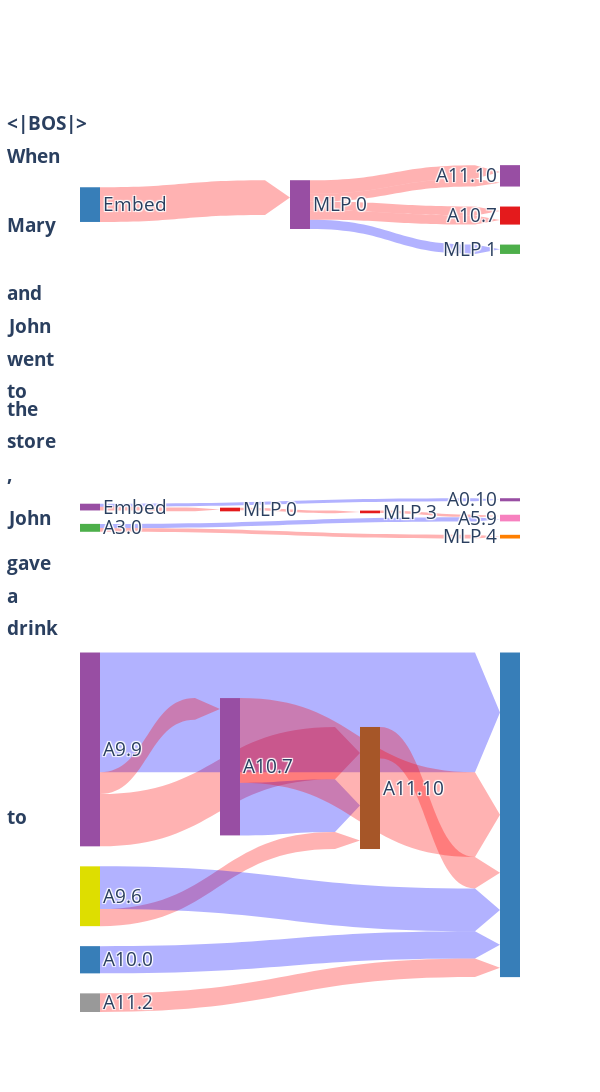

Source (notebook cell):
### Markdown cell above
# Tokenwise AutoCircuit algorithm

Now we extend the AutoCircuit algorithm to a tokenwise circuit ran on the IOI prompts. First make sure that our prompt dataset contains the sequence labels (`seq_labels`) for all tokens and their position (`word_idx`) in the prompt; see `data.ioi.ioi_vanilla_template_prompts`. Patching across differrent positions requires that our prompt is of fixed length and token positions. 

Steps:

1. In <span style='color: yellow'>load_datasets_from_json</span> set <span style="background-color: blue">return_seq_length</span>=True.
2. In <span style='color: yellow'>patchable_model</span>. set <span style="background-color: blue">seq_length</span> to the sequence length of the prompt.
3. In <span style='color: yellow'>draw_seq_graph</span> set <span style="background-color: blue">show_all_seq_pos</span> to True and pass in the sequence labels with `train_loader.seq_labels`. Leave the orientation to horizontal, as vertical is not showing properly the circuit.

If this seems counter-intuitive, a reminder is that the activations in Transformers contain batch and sequence position dimensions (exactly what we set-up before). Also, we compute the logit difference at the final position of the sequence and by then the I/O paths through the model, starting from the first token, considers paths through every subsequent token positions, which is what we see in the figure below.

### Code cell
train_loader, test_loader = load_datasets_from_json(
    model=tl_model,
    path=path,
    device=device,
    prepend_bos=True,
    batch_size=32,
    train_test_size=(256, 256),
    return_seq_length=True,
)

auto_model2 = patchable_model(
    tl_model,
    factorized=True,
    slice_output="last_seq",
    seq_len=test_loader.seq_len,
    separate_qkv=True,
    device=device,
)

attribution_scores2: PruneScores = mask_gradient_prune_scores(
    model=auto_model2,
    dataloader=train_loader,
    official_edges=None,
    grad_function="logit",
    answer_function="avg_diff",
    mask_val=0.0,
)

fig = draw_seq_graph(auto_model2, attribution_scores2, 3.5, show_all_seq_pos=True, seq_labels=train_loader.seq_labels, display_ipython=True, orientation='h')

### Figure 1 — Plotly figure (JSON) as saved in the notebook; plotly's stock layout.template omitted (floating-point values rounded to 4 significant figures; data arrays with more than 128 entries replaced by an {"elided": "..."} marker saying what was removed)
{"data": [{"arrangement": "perpendicular", "domain": {"y": [0.9821, 1.0]}, "link": {"arrowlen": 25, "color": [], "label": [], "source": [], "target": [], "value": []}, "node": {"color": {"elided": "158 str values"}, "label": {"elided": "158 str values"}, "line": {"width": 0}}, "orientation": "h", "type": "sankey"}, {"arrangement": "perpendicular", "domain": {"y": [0.9464, 0.9643]}, "link": {"arrowlen": 25, "color": [], "label": [], "source": [], "target": [], "value": []}, "node": {"color": {"elided": "158 str values"}, "label": {"elided": "158 str values"}, "line": {"width": 0}}, "orientation": "h", "type": "sankey"}, {"arrangement": "perpendicular", "domain": {"y": [0.8312, 0.9286]}, "link": {"arrowlen": 25, "color": ["rgba(255,0,0,0.3)", "rgba(255,0,0,0.3)", "rgba(0,0,255,0.3)", "rgba(255,0,0,0.3)", "rgba(255,0,0,0.3)", "rgba(255,0,0,0.3)"], "label": ["Resid Start->MLP 0<br>None<br>-15.75", "MLP 0->A11.10.K<br>None<br>-6.17", "MLP 0->MLP 1<br>None<br>4.25", "MLP 0->A10.7.K<br>None<br>-4.04", "MLP 0->A10.7.V<br>None<br>-4.15", "MLP 0->A11.10.V<br>None<br>-3.54"], "source": [154, 151, 151, 151, 151, 151], "target": [151, 131, 54, 32, 32, 131], "value": [15.75, 6.172, 4.247, 4.041, 4.148, 3.544]}, "node": {"color": {"elided": "158 str values"}, "label": {"elided": "158 str values"}, "line": {"width": 0}}, "orientation": "h", "type": "sankey"}, {"arrangement": "perpendicular", "domain": {"y": [0.7955, 0.8133]}, "link": {"arrowlen": 25, "color": [], "label": [], "source": [], "target": [], "value": []}, "node": {"color": {"elided": "158 str values"}, "label": {"elided": "158 str values"}, "line": {"width": 0}}, "orientation": "h", "type": "sankey"}, {"arrangement": "perpendicular", "domain": {"y": [0.7598, 0.7776]}, "link": {"arrowlen": 25, "color": [], "label": [], "source": [], "target": [], "value": []}, "node": {"color": {"elided": "158 str values"}, "label": {"elided": "158 str values"}, "line": {"width": 0}}, "orientation": "h", "type": "sankey"}, {"arrangement": "perpendicular", "domain": {"y": [0.7241, 0.7419]}, "link": {"arrowlen": 25, "color": [], "label": [], "source": [], "target": [], "value": []}, "node": {"color": {"elided": "158 str values"}, "label": {"elided": "158 str values"}, "line": {"width": 0}}, "orientation": "h", "type": "sankey"}, {"arrangement": "perpendicular", "domain": {"y": [0.6883, 0.7062]}, "link": {"arrowlen": 25, "color": [], "label": [], "source": [], "target": [], "value": []}, "node": {"color": {"elided": "158 str values"}, "label": {"elided": "158 str values"}, "line": {"width": 0}}, "orientation": "h", "type": "sankey"}, {"arrangement": "perpendicular", "domain": {"y": [0.6526, 0.6705]}, "link": {"arrowlen": 25, "color": [], "label": [], "source": [], "target": [], "value": []}, "node": {"color": {"elided": "158 str values"}, "label": {"elided": "158 str values"}, "line": {"width": 0}}, "orientation": "h", "type": "sankey"}, {"arrangement": "perpendicular", "domain": {"y": [0.6169, 0.6348]}, "link": {"arrowlen": 25, "color": [], "label": [], "source": [], "target": [], "value": []}, "node": {"color": {"elided": "158 str values"}, "label": {"elided": "158 str values"}, "line": {"width": 0}}, "orientation": "h", "type": "sankey"}, {"arrangement": "perpendicular", "domain": {"y": [0.5812, 0.5991]}, "link": {"arrowlen": 25, "color": [], "label": [], "source": [], "target": [], "value": []}, "node": {"color": {"elided": "158 str values"}, "label": {"elided": "158 str values"}, "line": {"width": 0}}, "orientation": "h", "type": "sankey"}, {"arrangement": "perpendicular", "domain": {"y": [0.5192, 0.5633]}, "link": {"arrowlen": 25, "color": ["rgba(255,0,0,0.3)", "rgba(255,0,0,0.3)", "rgba(0,0,255,0.3)", "rgba(255,0,0,0.3)", "rgba(255,0,0,0.3)", "rgba(0,0,255,0.3)"], "label": ["Resid Start->MLP 0<br>None<br>-5.31", "A3.0->MLP 4<br>None<br>-5.37", "A3.0->A5.9.Q<br>None<br>6.10", "MLP 3->A5.9.Q<br>None<br>-3.54", "MLP 0->MLP 3<br>None<br>-3.86", "Resid Start->A0.10.Q<br>None<br>4.48"], "source": [154, 121, 121, 98, 151, 154], "target": [151, 141, 150, 150, 98, 97], "value": [5.313, 5.37, 6.102, 3.544, 3.864, 4.476]}, "node": {"color": {"elided": "158 str values"}, "label": {"elided": "158 str values"}, "line": {"width": 0}}, "orientation": "h", "type": "sankey"}, {"arrangement": "perpendicular", "domain": {"y": [0.4835, 0.5013]}, "link": {"arrowlen": 25, "color": [], "label": [], "source": [], "target": [], "value": []}, "node": {"color": {"elided": "158 str values"}, "label": {"elided": "158 str values"}, "line": {"width": 0}}, "orientation": "h", "type": "sankey"}, {"arrangement": "perpendicular", "domain": {"y": [0.4478, 0.4656]}, "link": {"arrowlen": 25, "color": [], "label": [], "source": [], "target": [], "value": []}, "node": {"color": {"elided": "158 str values"}, "label": {"elided": "158 str values"}, "line": {"width": 0}}, "orientation": "h", "type": "sankey"}, {"arrangement": "perpendicular", "domain": {"y": [0.412, 0.4299]}, "link": {"arrowlen": 25, "color": [], "label": [], "source": [], "target": [], "value": []}, "node": {"color": {"elided": "158 str values"}, "label": {"elided": "158 str values"}, "line": {"width": 0}}, "orientation": "h", "type": "sankey"}, {"arrangement": "perpendicular", "domain": {"y": [1e-06, 0.3942]}, "link": {"arrowlen": 25, "color": ["rgba(255,0,0,0.3)", "rgba(0,0,255,0.3)", "rgba(0,0,255,0.3)", "rgba(255,0,0,0.3)", "rgba(255,0,0,0.3)", "rgba(255,0,0,0.3)", "rgba(255,0,0,0.3)", "rgba(255,0,0,0.3)", "rgba(0,0,255,0.3)", "rgba(0,0,255,0.3)"], "label": ["A9.9->A11.10.Q<br>None<br>-11.54", "A10.7->A11.10.Q<br>None<br>11.64", "A9.9->Resid End<br>None<br>26.46", "A10.7->Resid End<br>None<br>-18.68", "A11.10->Resid End<br>None<br>-6.97", "A9.9->A10.7.Q<br>None<br>-4.80", "A9.6->A11.10.Q<br>None<br>-3.77", "A11.2->Resid End<br>None<br>-4.11", "A9.6->Resid End<br>None<br>9.43", "A10.0->Resid End<br>None<br>6.01"], "source": [74, 32, 74, 32, 131, 74, 6, 36, 6, 102], "target": [131, 131, 155, 155, 155, 32, 131, 155, 155, 155], "value": [11.54, 11.64, 26.46, 18.68, 6.975, 4.803, 3.774, 4.113, 9.433, 6.012]}, "node": {"color": {"elided": "158 str values"}, "label": {"elided": "158 str values"}, "line": {"width": 0}}, "orientation": "h", "type": "sankey"}], "layout": {"annotations": [{"showarrow": false, "text": "<b><|BOS|></b>", "x": -0.17, "xref": "paper", "y": 0.9911, "yref": "paper"}, {"showarrow": false, "text": "<b>When</b>", "x": -0.17, "xref": "paper", "y": 0.9554, "yref": "paper"}, {"showarrow": false, "text": "<b>Mary</b>", "x": -0.17, "xref": "paper", "y": 0.8799, "yref": "paper"}, {"showarrow": false, "text": "<b>and</b>", "x": -0.17, "xref": "paper", "y": 0.8044, "yref": "paper"}, {"showarrow": false, "text": "<b>John</b>", "x": -0.17, "xref": "paper", "y": 0.7687, "yref": "paper"}, {"showarrow": false, "text": "<b>went</b>", "x": -0.17, "xref": "paper", "y": 0.733, "yref": "paper"}, {"showarrow": false, "text": "<b>to</b>", "x": -0.17, "xref": "paper", "y": 0.6973, "yref": "paper"}, {"showarrow": false, "text": "<b>the</b>", "x": -0.17, "xref": "paper", "y": 0.6616, "yref": "paper"}, {"showarrow": false, "text": "<b>store</b>", "x": -0.17, "xref": "paper", "y": 0.6258, "yref": "paper"}, {"showarrow": false, "text": "<b>,</b>", "x": -0.17, "xref": "paper", "y": 0.5901, "yref": "paper"}, {"showarrow": false, "text": "<b>John</b>", "x": -0.17, "xref": "paper", "y": 0.5413, "yref": "paper"}, {"showarrow": false, "text": "<b>gave</b>", "x": -0.17, "xref": "paper", "y": 0.4924, "yref": "paper"}, {"showarrow": false, "text": "<b>a</b>", "x": -0.17, "xref": "paper", "y": 0.4567, "yref": "paper"}, {"showarrow": false, "text": "<b>drink</b>", "x": -0.17, "xref": "paper", "y": 0.421, "yref": "paper"}, {"showarrow": false, "text": "<b>to</b>", "x": -0.17, "xref": "paper", "y": 0.1971, "yref": "paper"}], "height": 3750, "plot_bgcolor": "blue", "width": 600}}
